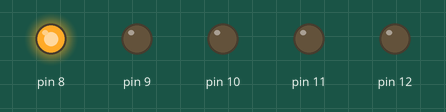
A sketch run on a simulated Arduino Uno, built with avr-gcc and run on an emulated ATmega328P. On the bench: output pins drawn as LEDs (lit = HIGH).

Above: at 0.05 s.
At 0.75 s:
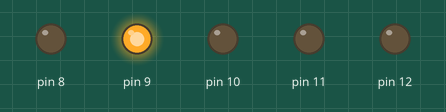
At 1.45 s:
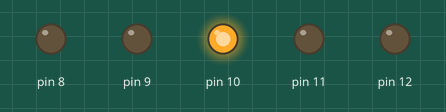
At 2.15 s:
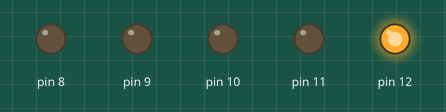
At 2.85 s:
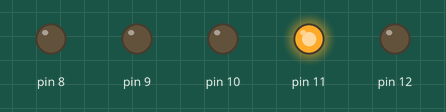
Timing chart, 0 to 3.1 s (numbered marks = the images above):
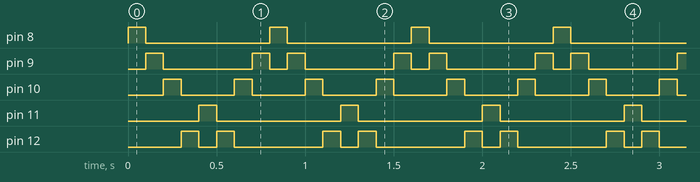

Measured:
- by itself, pin 8, pin 11: alternates HIGH for 0.10 s and LOW for 0.70 s
- by itself, pin 9: repeats every 0.80 s: LOW 0.50 s, HIGH 0.10 s, LOW 0.10 s, HIGH 0.10 s
- by itself, pin 10: alternates HIGH for 0.10 s and LOW for 0.30 s
- by itself, pin 12: repeats every 0.80 s: LOW 0.10 s, HIGH 0.10 s, LOW 0.50 s, HIGH 0.10 s

The sketch:

code.ino
```cpp
// Assuming default ATTiny13A clock config - 9.6MHz, with clock division enabled

#include <avr/io.h>
#include <util/delay.h>

#define BLINK_DELAY_MS 100
#define PATTERN_SIZE 9

int main(void)
{
  DDRB = (1<<DDB4|1<<DDB3|1<<DDB2|1<<DDB1|1<<DDB0); // define direction of pins PB4 to PB0 as output
  char pattern[PATTERN_SIZE] = { PORTB0, PORTB1, PORTB2, PORTB4, PORTB3, PORTB4, PORTB2, PORTB1, PORTB0 };

    while (1) {
    for (int i = 0; i < PATTERN_SIZE - 1; i++) {
      PORTB = 1<<pattern[i];
      _delay_ms(BLINK_DELAY_MS);
    }
  }
  return 0;
}
```
